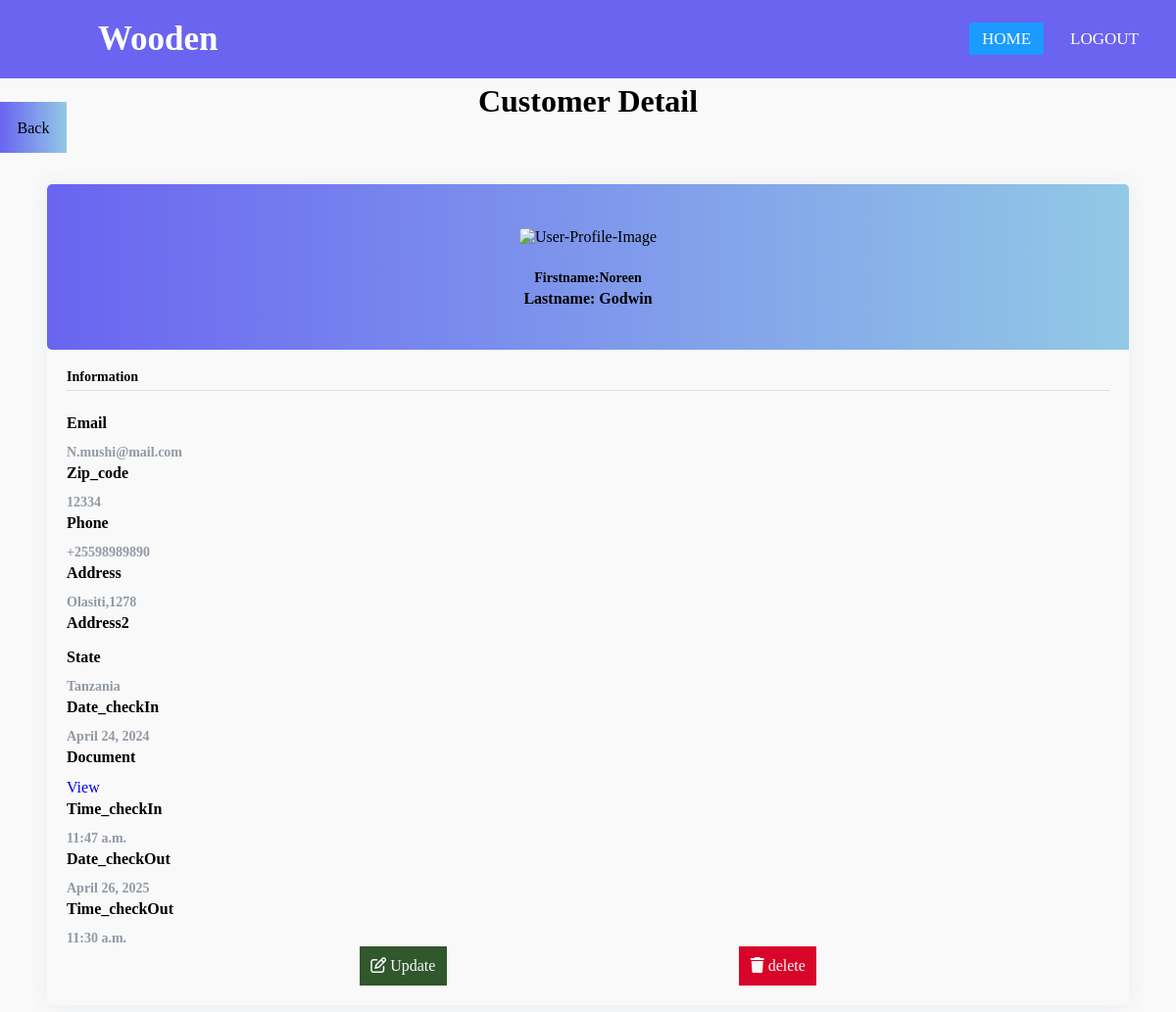
Page /reservations/25/ (signed in) on the committed database.
### reservationapp/models.py (models this page shows, shortened)
class Reservation(models.Model):
    Firstname=models.CharField(max_length=80,blank=False,null=False)
    Lastname=models.CharField(max_length=80,blank=False,null=False)
    Email=models.EmailField(blank=False,null=False)
    Phone=models.CharField(max_length=80,blank=False,null=False)
    Address=models.CharField(max_length=80,blank=False,null=False)
    Address2=models.CharField(max_length=80,blank=True,null=True)
    Zip_code=models.CharField(max_length=6,blank=False,null=False)
    State=models.CharField(max_length=80,blank=False,null=False)
    Image=models.FileField(upload_to="media",blank=False,null=False)
    Date_checkIn=models.DateField(blank=False,null=False)
    Time_checkIn=models.TimeField(blank=False,null=False)
    Date_checkOut=models.DateField(blank=False,null=False)
    Time_checkOut=models.TimeField(blank=False,null=False)

### reservationapp/views.py (the view)
# urls.py: path('reservations/<int:pk>/', reservation_detail, name='reservation_detail'),
def reservation_detail(request, pk):
    reservation = get_object_or_404(Reservation, pk=pk)
    if request.user.is_authenticated:
        context = {
            'reservation': reservation,
        }
        return render(request, 'reservationDetail.html', context)
    else:
        return redirect("login")

### templates/reservationDetail.html (shortened to what this page needs)
<!DOCTYPE html>
{% load static %}
<html lang="en">
<head>
    <link rel="stylesheet" href="{% static 'detail.css' %}">
    <link rel="stylesheet" href="https://cdnjs.cloudflare.com/ajax/libs/font-awesome/6.5.1/css/all.min.css" />
</head>
<body>
    {% if user.is_authenticated %}
    {% include "navbar.html" %}
    <h1 class="text-center mt-3">Customer  Detail </h1>
    <a type="button"  href="{% url 'viewlist' %}" class="btn m-5  btn-primary">Back</a>
    <div class="page-content page-container" id="page-content">
      <div class="padding">
          <div class="row container d-flex justify-content-center">
  <div class="col-xl-6 col-md-12">
                                                  <div class="card user-card-full">
                                                      <div class="row m-l-0 m-r-0">
                                                          <div class="col-sm-4 bg-c-lite-green user-profile">
                                                              <div class="card-block text-center text-white">
                                                                  <div class="m-b-25">
                                                                      <img src="https://img.icons8.com/bubbles/100/000000/user.png" class="img-radius" alt="User-Profile-Image">
                                                                  </div>
                                                                  <h6 class="f-w-600"><b>Firstname:</b>{{ reservation.Firstname }}</h6>
                                                                  <p class="f-w-600"><b>Lastname:</b> {{ reservation.Lastname }}</p>
                                                              </div>
                                                          </div>
                                                          <div class="col-sm-8">
                                                              <div class="card-block">
                                                                  <h6 class="m-b-20 p-b-5 b-b-default f-w-600">Information</h6>
                                                                  <div class="row">
                                                                      <div class="col-sm-6">
                                                                          <p class="m-b-10 f-w-600">Email</p>
                                                                          <h6 class="text-muted f-w-400">{{ reservation.Email }}</h6>
                                                                      </div>
                                                                      <div class="col-sm-6">
                                                                        <p class="m-b-10 f-w-600">Zip_code</p>
                                                                        <h6 class="text-muted f-w-400"> {{ reservation.Zip_code }}</h6>
                                                                    </div>
                                                                      <div class="col-sm-6">
                                                                          <p class="m-b-10 f-w-600">Phone</p>
                                                                          <h6 class="text-muted f-w-400">{{ reservation.Phone }}</h6>
                                                                      </div>
                                                                      <div class="col-sm-6">
                                                                        <p class="m-b-10 f-w-600">Address</p>
                                                                        <h6 class="text-muted f-w-400">{{ reservation.Address }}</h6>
                                                                    </div>
                                                                    <div class="col-sm-6">
                                                                      <p class="m-b-10 f-w-600">Address2</p>
                                                                  </div>
                                                                  <div class="col-sm-6">
                                                                    <p class="m-b-10 f-w-600">State</p>
                                                                    <h6 class="text-muted f-w-400">{{ reservation.State }}</h6>
                                                                </div>
                                                                <div class="col-sm-6">
                                                                  <p class="m-b-10 f-w-600">Date_checkIn</p>
                                                                  <h6 class="text-muted f-w-400">{{ reservation.Date_checkIn }}</h6>
                                                              </div>
                                                              <div class="col-sm-6">
                                                                <p class="m-b-10 f-w-600">Document</p>
                                                                <a href={{ reservation.Image.url }}>View</a>
                                                            </div>
                                                              <div class="col-sm-6">
                                                                <p class="m-b-10 f-w-600">Time_checkIn</p>
                                                                <h6 class="text-muted f-w-400">{{ reservation.Time_checkIn }}</h6>
                                                            </div>
                                                            <div class="col-sm-6">
                                                              <p class="m-b-10 f-w-600">Date_checkOut</p>
                                                              <h6 class="text-muted f-w-400">{{ reservation.Date_checkOut }}</h6>
                                                          </div>
                                                          <div class="col-sm-6">
                                                            <p class="m-b-10 f-w-600">Time_checkOut</p>
                                                            <h6 class="text-muted f-w-400">{{ reservation.Time_checkOut }}</h6>
                                                        </div>
                                                          <div class="btn-updelcontainer">
                                                            <a type="button"  href="{% url 'update_reservation' reservation.id %}" class="btn-Update"><i class="fa-regular fa-pen-to-square"></i> Update</a>
                                                            <a type="button"  href="{% url 'delete_reservation' reservation.id %}" class="btn m-5  btn-delete"><i class="fa-solid fa-trash"></i> delete</a></div>
                                                                  </div>
                                                              </div>
                                                          </div>
                                                      </div>
                                                  </div>
                                              </div>
                                               </div>
                                                  </div>
                                              </div>
    {% else %}
    <p>Please log in to access this page.</p>
    {% endif %}
</body>
</html>

### static/detail.css (style rules this page uses)
body { background-color: #f9f9fa }
.padding { padding: 3rem !important }
.btn-primary { background: -webkit-gradient(linear, left top, right top, from(#6a64f1), to(#92c9e6)); background: linear-gradient(to right, #6a64f1, #92c9e6); padding: 1.1rem; margin-top: .5rem; color: black; }
.text-center { text-align: center; margin-top: .3rem; }
.user-card-full { overflow: hidden; }
.card { border-radius: 5px; -webkit-box-shadow: 0 1px 20px 0 rgba(69,90,100,0.08); box-shadow: 0 1px 20px 0 rgba(69,90,100,0.08); border: none; margin-bottom: 30px; }
.m-r-0 { margin-right: 0px; }
.m-l-0 { margin-left: 0px; }
.user-card-full .user-profile { border-radius: 5px 0 0 5px; }
.bg-c-lite-green { background: -webkit-gradient(linear, left top, right top, from(#6a64f1), to(#92c9e6)); background: linear-gradient(to right, #6a64f1, #92c9e6); }
.user-profile { padding: 20px 0; }
.card-block { padding: 1.25rem; }
.m-b-25 { margin-bottom: 25px; }
.img-radius { border-radius: 5px; }
.btn-updelcontainer { display: flex; align-items: center; justify-content: space-evenly; }
.btn-updelcontainer>.btn-Update { padding: .7rem; background-color: #31572c; color: #f9f9fa; }
.btn-updelcontainer>.btn-delete { padding: .7rem; background-color:#d90429; color: #f9f9fa; }
h6 { font-size: 14px; }
.card .card-block p { line-height: 25px; }
.b-b-default { border-bottom: 1px solid #e0e0e0; }
.m-b-20 { margin-bottom: 20px; }
.p-b-5 { padding-bottom: 5px !important; }
.m-b-10 { margin-bottom: 10px; }
.text-muted { color: #919aa3 !important; }
.f-w-600 { font-weight: 600; }

### static/nav.css (style rules this page uses)
* { padding: 0; margin: 0; text-decoration: none; list-style: none; box-sizing: border-box; }
body { font-family: montserrat; }

### rows in the picture
Reservation: Firstname "Noreen", Lastname "Godwin", Email "N.mushi@mail.com", Zip_code "12334", Phone "+25598989890", Address "Olasiti,1278", State "Tanzania", Date_checkIn "April 24, 2024", Time_checkIn "11:47 a.m.", Date_checkOut "April 26, 2025", Time_checkOut "11:30 a.m."
